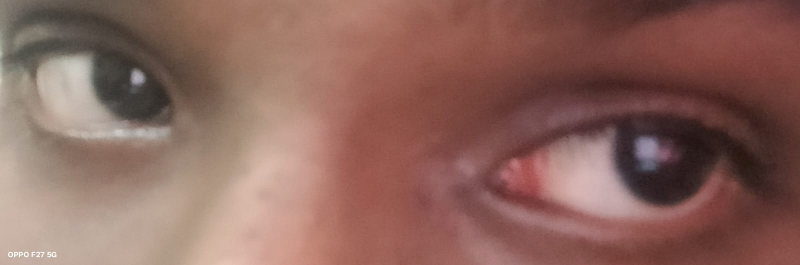
#> input picture test_image.jpeg, 1600 x 530 px (shown at 1/2 size)
$ python fundus_converter.py ../test_image.jpeg out.png
#> lines starting #> are read from the running program, lines starting #| are printed output that depends on the picture; after the words box and inside, x2 and y2 are one past the last pixel; in counts of white or black regions, pixels touching at a corner belong together
### ml/utils.py
"""
Utility functions for the Diabetic Retinopathy Detection system.
"""

import logging
import sys
from pathlib import Path

import numpy as np

sys.path.insert(0, str(Path(__file__).resolve().parent.parent))
from config import CLASS_NAMES, CLASS_SHORT_NAMES, RISK_LEVELS, NUM_CLASSES


def setup_logging(name: str = "dr_detection", level: int = logging.INFO) -> logging.Logger:
    """Configure and return a logger instance."""
    logger = logging.getLogger(name)
    if not logger.handlers:
        logger.setLevel(level)
        handler = logging.StreamHandler(sys.stdout)
        handler.setLevel(level)
        formatter = logging.Formatter(
            "[%(asctime)s] %(levelname)s - %(name)s - %(message)s",
            datefmt="%Y-%m-%d %H:%M:%S",
        )
        handler.setFormatter(formatter)
        logger.addHandler(handler)
    return logger


logger = setup_logging()


def get_class_name(class_index: int) -> str:
    """Return full class name for a given class index."""
    return CLASS_NAMES.get(class_index, "Unknown")


def get_class_short_name(class_index: int) -> str:
    """Return short class name for a given class index."""
    return CLASS_SHORT_NAMES.get(class_index, "Unknown")


def get_risk_level(class_index: int) -> str:
    """Return risk level for a given class index."""
    return RISK_LEVELS.get(class_index, "Unknown")


def probabilities_to_class(probs: np.ndarray) -> int:
    """Convert probability array to predicted class index."""
    return int(np.argmax(probs))


def format_confidence(confidence: float) -> str:
    """Format confidence as a percentage string."""
    return f"{confidence * 100:.1f}%"


# [4 lines left out: function ensure_directories, not called in this run]

### ml/fundus_converter.py
"""
Fundus Image Converter - Transforms regular eye photos into fundus-like images.

This module applies computer vision techniques to convert front-facing eye
photographs into images that resemble retinal fundus photographs, enabling
the diabetic retinopathy model to process them.

DISCLAIMER: This is an experimental preprocessing pipeline. Converting a
front-facing eye photo to a fundus image is an approximation. The resulting
image will NOT contain actual retinal features visible through a fundus camera.
Predictions on converted images should be treated as experimental estimates,
not clinical diagnoses.
"""

import sys
from pathlib import Path

import cv2
import numpy as np
from PIL import Image, ImageFilter, ImageEnhance

sys.path.insert(0, str(Path(__file__).resolve().parent.parent))
from config import IMAGE_SIZE
from ml.utils import logger


class FundusConverter:
    """Converts regular eye photos into fundus-like images."""

    FUNDUS_COLORS = {
        "retina_base": np.array([40, 60, 140]),
        "retina_bright": np.array([30, 100, 200]),
        "optic_disc": np.array([50, 180, 220]),
        "vessel_dark": np.array([20, 30, 80]),
    }

    def convert(self, image_path: str | Path, output_size: int = IMAGE_SIZE) -> dict:
        img = cv2.imread(str(image_path))
        if img is None:
            raise ValueError(f"Could not read image: {image_path}")

        logger.info(f"Input image shape: {img.shape}")

        eye_region = self._detect_and_crop_eye(img)
        fundus = self._apply_fundus_color_transform(eye_region)
        fundus = self._apply_circular_mask(fundus)
        fundus = self._add_retinal_texture(fundus)
        fundus = self._enhance_fundus(fundus)
        fundus = self._apply_vignette(fundus)
        fundus = cv2.resize(fundus, (output_size, output_size))

        return {
            "fundus_image": fundus,
            "original_shape": img.shape,
            "eye_detected": eye_region is not None,
            "conversion_quality": self._estimate_quality(fundus),
        }

    def _detect_and_crop_eye(self, img: np.ndarray) -> np.ndarray:
        h, w = img.shape[:2]
        gray = cv2.cvtColor(img, cv2.COLOR_BGR2GRAY)
        hsv = cv2.cvtColor(img, cv2.COLOR_BGR2HSV)

        eye_mask = self._detect_iris_region(img, gray, hsv)

        if eye_mask is not None:
            coords = cv2.boundingRect(eye_mask.astype(np.uint8))
            x, y, rw, rh = coords
            cx, cy = x + rw // 2, y + rh // 2
            radius = max(rw, rh) // 2
            radius = int(radius * 1.3)

            x1 = max(0, cx - radius)
            y1 = max(0, cy - radius)
            x2 = min(w, cx + radius)
            y2 = min(h, cy + radius)

            cropped = img[y1:y2, x1:x2].copy()
            logger.info(f"Eye detected and cropped to {cropped.shape}")
            return cropped

        logger.info("No specific eye region detected, using center crop")
        side = min(h, w)
        cx, cy = w // 2, h // 2
        x1 = max(0, cx - side // 2)
        y1 = max(0, cy - side // 2)
        return img[y1:y1 + side, x1:x1 + side].copy()

    def _detect_iris_region(self, img: np.ndarray, gray: np.ndarray, hsv: np.ndarray):
        h, w = img.shape[:2]

        circles = cv2.HoughCircles(
            gray, cv2.HOUGH_GRADIENT, dp=1.2, minDist=min(h, w) // 4,
            param1=100, param2=40,
            minRadius=min(h, w) // 8, maxRadius=min(h, w) // 2,
        )

        if circles is not None:
            circles = np.uint16(np.around(circles))
            best = circles[0, 0]
            mask = np.zeros((h, w), dtype=np.uint8)
            cv2.circle(mask, (best[0], best[1]), best[2], 255, -1)
            logger.info(f"Iris detected via HoughCircles at ({best[0]},{best[1]}) r={best[2]}")
            return mask

        lower_skin = np.array([0, 20, 70])
        upper_skin = np.array([25, 150, 255])
        skin_mask = cv2.inRange(hsv, lower_skin, upper_skin)

        lower_dark = np.array([0, 0, 0])
        upper_dark = np.array([180, 255, 60])
        dark_mask = cv2.inRange(hsv, lower_dark, upper_dark)

        eye_region = cv2.bitwise_and(dark_mask, cv2.bitwise_not(skin_mask))

        kernel = cv2.getStructuringElement(cv2.MORPH_ELLIPSE, (15, 15))
        eye_region = cv2.morphologyEx(eye_region, cv2.MORPH_CLOSE, kernel)
        eye_region = cv2.morphologyEx(eye_region, cv2.MORPH_OPEN, kernel)

        contours, _ = cv2.findContours(eye_region, cv2.RETR_EXTERNAL, cv2.CHAIN_APPROX_SIMPLE)
        if contours:
            largest = max(contours, key=cv2.contourArea)
            if cv2.contourArea(largest) > (h * w * 0.005):
                mask = np.zeros((h, w), dtype=np.uint8)
                cv2.drawContours(mask, [largest], -1, 255, -1)
                logger.info("Eye region detected via color segmentation")
                return mask

        return None

    def _apply_fundus_color_transform(self, img: np.ndarray) -> np.ndarray:
        hsv = cv2.cvtColor(img, cv2.COLOR_BGR2HSV).astype(np.float32)

        h, s, v = hsv[:,:,0], hsv[:,:,1], hsv[:,:,2]

        h_new = np.clip(h * 0.3 + 5, 0, 179)
        s_new = np.clip(s * 1.4 + 30, 0, 255)
        v_new = np.clip(v * 0.65 + 20, 0, 255)

        hsv[:,:,0] = h_new
        hsv[:,:,1] = s_new
        hsv[:,:,2] = v_new

        fundus_hsv = hsv.astype(np.uint8)
        fundus_bgr = cv2.cvtColor(fundus_hsv, cv2.COLOR_HSV2BGR)

        b, g, r = cv2.split(fundus_bgr)
        b = np.clip(b * 1.3 + 15, 0, 255).astype(np.uint8)
        g = np.clip(g * 0.9 + 5, 0, 255).astype(np.uint8)
        r = np.clip(r * 0.7, 0, 255).astype(np.uint8)

        fundus_bgr = cv2.merge([b, g, r])

        lab = cv2.cvtColor(fundus_bgr, cv2.COLOR_BGR2LAB)
        l, a, b = cv2.split(lab)
        clahe = cv2.createCLAHE(clipLimit=3.0, tileGridSize=(8, 8))
        l = clahe.apply(l)
        lab = cv2.merge([l, a, b])
        fundus_bgr = cv2.cvtColor(lab, cv2.COLOR_LAB2BGR)

        logger.info("Fundus color transform applied")
        return fundus_bgr

    def _apply_circular_mask(self, img: np.ndarray) -> np.ndarray:
        h, w = img.shape[:2]
        mask = np.zeros((h, w), dtype=np.uint8)
        center = (w // 2, h // 2)
        radius = min(h, w) // 2 - 2
        cv2.circle(mask, center, radius, 255, -1)

        mask_blur = cv2.GaussianBlur(mask, (21, 21), 10)
        mask_3ch = cv2.merge([mask_blur, mask_blur, mask_blur]).astype(np.float32) / 255.0

        black = np.zeros_like(img, dtype=np.float32)
        result = (img.astype(np.float32) * mask_3ch + black * (1 - mask_3ch)).astype(np.uint8)

        logger.info("Circular fundus mask applied")
        return result

    def _add_retinal_texture(self, img: np.ndarray) -> np.ndarray:
        h, w = img.shape[:2]
        overlay = img.copy()

        np.random.seed(42)

        vessel_layer = np.zeros((h, w), dtype=np.float32)
        for _ in range(5):
            x1 = np.random.randint(0, w)
            y1 = np.random.randint(0, h)
            x2 = np.random.randint(w // 4, 3 * w // 4)
            y2 = np.random.randint(h // 4, 3 * h // 4)
            thickness = np.random.randint(1, 3)
            cv2.line(vessel_layer, (x1, y1), (x2, y2), 0.3, thickness)

        vessel_layer = cv2.GaussianBlur(vessel_layer, (15, 15), 5)
        overlay = cv2.addWeighted(overlay, 0.92,
                                   cv2.merge([vessel_layer * 80, vessel_layer * 40, vessel_layer * 20]).astype(np.uint8),
                                   0.08, 0)

        center = (w // 2, h // 2)
        radius = min(h, w) // 8
        optic_disc = np.zeros((h, w, 3), dtype=np.float32)
        cv2.circle(optic_disc, (int(center[0] + w * 0.1), center[1]), radius, (80, 160, 200), -1)
        optic_disc = cv2.GaussianBlur(optic_disc, (31, 31), 15)
        overlay = cv2.addWeighted(overlay, 0.88, optic_disc.astype(np.uint8), 0.12, 0)

        logger.info("Retinal texture overlay applied")
        return overlay

    def _enhance_fundus(self, img: np.ndarray) -> np.ndarray:
        pil_img = Image.fromarray(cv2.cvtColor(img, cv2.COLOR_BGR2RGB))

        enhancer = ImageEnhance.Contrast(pil_img)
        pil_img = enhancer.enhance(1.3)

        enhancer = ImageEnhance.Color(pil_img)
        pil_img = enhancer.enhance(1.2)

        enhancer = ImageEnhance.Sharpness(pil_img)
        pil_img = enhancer.enhance(1.1)

        return cv2.cvtColor(np.array(pil_img), cv2.COLOR_RGB2BGR)

    def _apply_vignette(self, img: np.ndarray) -> np.ndarray:
        h, w = img.shape[:2]
        X = cv2.getGaussianKernel(w, w * 0.6)
        Y = cv2.getGaussianKernel(h, h * 0.6)
        vignette = Y * X.T
        vignette = vignette / vignette.max()
        vignette = np.power(vignette, 0.8)

        vignette_3ch = cv2.merge([vignette, vignette, vignette])
        result = (img.astype(np.float32) * vignette_3ch).astype(np.uint8)

        logger.info("Vignette effect applied")
        return result

    def _estimate_quality(self, fundus: np.ndarray) -> str:
        hsv = cv2.cvtColor(fundus, cv2.COLOR_BGR2HSV)
        h_mean = hsv[:,:,0].mean()
        s_mean = hsv[:,:,1].mean()

        h, w = fundus.shape[:2]
        center = fundus[h//4:3*h//4, w//4:3*w//4]
        edge_top = fundus[:h//8, :]
        center_bright = center.mean()
        edge_bright = edge_top.mean()

        if s_mean > 60 and 5 < h_mean < 25 and center_bright > edge_bright * 1.2:
            return "good"
        elif s_mean > 30 and center_bright > edge_bright:
            return "moderate"
        else:
            return "low"


def convert_to_fundus(image_path: str | Path, output_size: int = IMAGE_SIZE) -> dict:
    """Convenience function to convert an image to fundus-like appearance."""
    converter = FundusConverter()
    result = converter.convert(image_path, output_size)
    return result


def save_converted_fundus(image_path: str | Path, output_path: str | Path | None = None) -> str:
    """Convert and save fundus-like image. Returns the output path."""
    result = convert_to_fundus(image_path)
#> in convert, img is the input picture: shape (530, 1600, 3); mean B, G, R 92.7, 101.3, 140.1
#| [2026-11-20 12:09:28] INFO - dr_detection - Input image shape: (530, 1600, 3)
#> in _detect_and_crop_eye, `gray = cv2.cvtColor(img, cv2.COLOR_BGR2GRAY)`:
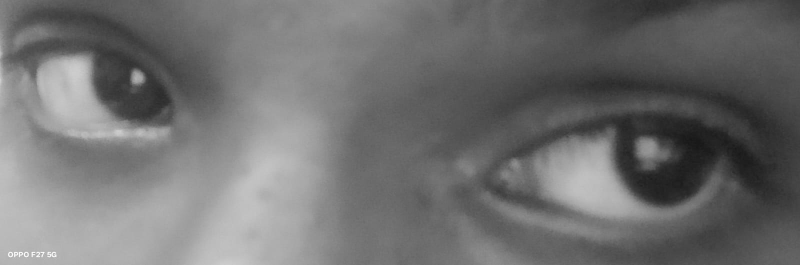
#> gray: shape (530, 1600) (shown at 1/2 size); min 22, max 254, mean 111.9
#> in _detect_and_crop_eye, `hsv = cv2.cvtColor(img, cv2.COLOR_BGR2HSV)`: hsv: shape (530, 1600, 3); mean H, S, V 19.4, 90.2, 140.1
#> in _detect_iris_region, `circles = cv2.HoughCircles( gray, cv2.HOUGH_GRADIENT, dp=1.2, minDist=..`: circles = None
#> in _detect_iris_region, `skin_mask = cv2.inRange(hsv, lower_skin, upper_skin)`:
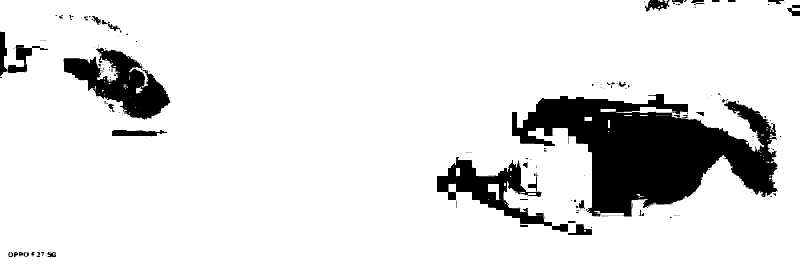
#> skin_mask: shape (530, 1600) (shown at 1/2 size); 88% white; 228 black regions (187 under 20 px), largest, box (x1, y1, x2, y2) and area: (1024, 188, 1555, 433) 68349, (127, 96, 341, 239) 14045, (874, 314, 1136, 464) 11327
#> in _detect_iris_region, `dark_mask = cv2.inRange(hsv, lower_dark, upper_dark)`: dark_mask: shape (530, 1600); 3.3% white; 81 white regions (70 under 20 px), largest, box (x1, y1, x2, y2) and area: (1238, 235, 1537, 406) 24446, (282, 159, 338, 234) 1812, (219, 152, 257, 195) 522
#> in _detect_iris_region, `eye_region = cv2.morphologyEx(eye_region, cv2.MORPH_CLOSE, kernel)`: eye_region: shape (530, 1600); 3.7% white; 9 white regions (5 under 20 px), largest, box (x1, y1, x2, y2) and area: (1238, 235, 1549, 406) 25541, (263, 159, 338, 235) 3241, (209, 106, 276, 197) 1967, (1489, 221, 1530, 256) 455
#> in _detect_iris_region, `eye_region = cv2.morphologyEx(eye_region, cv2.MORPH_OPEN, kernel)`:
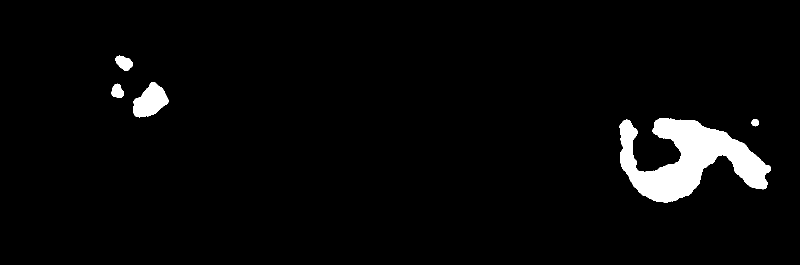
#> eye_region: shape (530, 1600) (shown at 1/2 size); 3.5% white; 5 white regions
#> in _detect_iris_region, `contours, _ = cv2.findContours(eye_region, cv2.RETR_EXTERNAL, cv2.CHAI..`: contours = 5 contours; box (x1, y1, x2, y2) and area: (1239, 236, 1542, 406) 24634, (266, 164, 337, 235) 3048, (231, 111, 266, 142) 662, (223, 167, 248, 196) 480, (1503, 238, 1518, 253) 148
#> in _detect_iris_region, `largest = max(contours, key=cv2.contourArea)`: largest = contour of 516 points, box (x1, y1, x2, y2) (1239, 236, 1542, 406), area 24634
#> in _detect_iris_region, `cv2.drawContours(mask, [largest], -1, 255, -1)`: mask: shape (530, 1600); 3% white; 1 white region, box (x1, y1, x2, y2) and area: (1239, 236, 1542, 406) 25150
#> in _detect_and_crop_eye, `coords = cv2.boundingRect(eye_mask.astype(np.uint8))`: coords = (1239, 236, 303, 170)
#> in _detect_and_crop_eye, `x, y, rw, rh = coords`: x = 1239; y = 236; rw = 303; rh = 170
#> in _detect_and_crop_eye, `cx, cy = x + rw // 2, y + rh // 2`: cx = 1390; cy = 321
#> in _detect_and_crop_eye, `radius = max(rw, rh) // 2`: radius = 151
#> in _detect_and_crop_eye, `radius = int(radius * 1.3)`: radius = 196
#> in _detect_and_crop_eye, `x1 = max(0, cx - radius)`: x1 = 1194
#> in _detect_and_crop_eye, `y1 = max(0, cy - radius)`: y1 = 125
#> in _detect_and_crop_eye, `x2 = min(w, cx + radius)`: x2 = 1586
#> in _detect_and_crop_eye, `y2 = min(h, cy + radius)`: y2 = 517
#| [2026-11-20 12:09:28] INFO - dr_detection - Eye detected and cropped to (392, 392, 3)
#> in _apply_fundus_color_transform, `lab = cv2.cvtColor(fundus_bgr, cv2.COLOR_BGR2LAB)`: lab: shape (392, 392, 3); mean of channels 0, 1, 2 49.7, 134.5, 128.2
#> in _apply_fundus_color_transform, `lab = cv2.merge([l, a, b])`: lab: shape (392, 392, 3); mean of channels 0, 1, 2 72.5, 134.5, 128.2
#> in _apply_circular_mask, `cv2.circle(mask, center, radius, 255, -1)`:
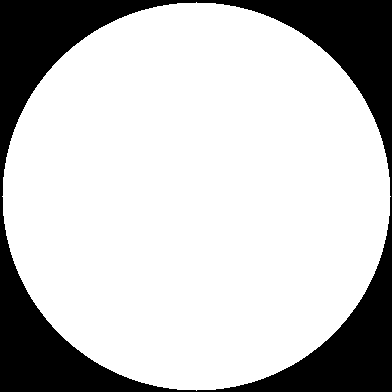
#> mask: shape (392, 392); 76.9% white; 1 black region, box (x1, y1, x2, y2) and area: (0, 0, 392, 392) 35451
#> after the loop in _add_retinal_texture, `for _ in range(5):`:
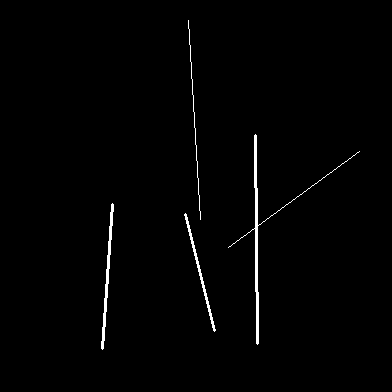
#> vessel_layer: shape (392, 392) float32; values 0 (black) and 0.3 (white), 1.1% white; 4 white regions, box (x1, y1, x2, y2) and area: (228, 134, 360, 345) 758, (101, 203, 114, 350) 435, (184, 213, 216, 332) 324, (188, 20, 201, 220) 200
#> in _enhance_fundus, `pil_img = enhancer.enhance(1.2)`:
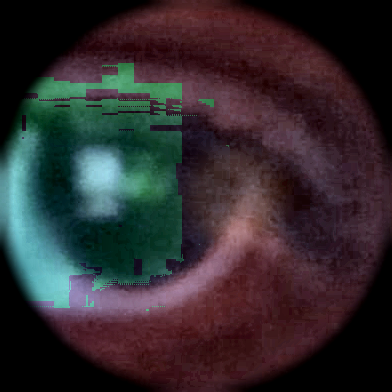
#> pil_img: PIL image 392x392 RGB; mean R, G, B 49.2, 43, 46
#> in _apply_vignette, `result = (img.astype(np.float32) * vignette_3ch).astype(np.uint8)`:
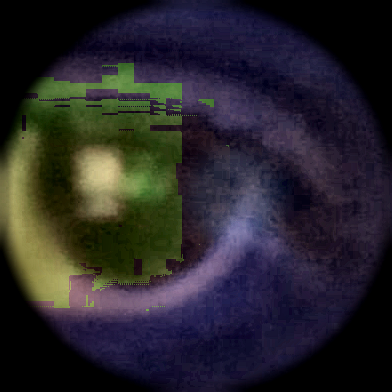
#> result: shape (392, 392, 3); mean R, G, B 39.7, 37.1, 42.3
#> in _estimate_quality, `h_mean = hsv[:,:,0].mean()`: h_mean = 110.9
#> in _estimate_quality, `s_mean = hsv[:,:,1].mean()`: s_mean = 114.5
#> in _estimate_quality, `center_bright = center.mean()`: center_bright = 58.01
#> in _estimate_quality, `edge_bright = edge_top.mean()`: edge_bright = 14.71
#> in convert_to_fundus, `result = converter.convert(image_path, output_size)`: result = 4 items
#> result = 4 items

    if output_path is None:
        stem = Path(image_path).stem
        output_path = Path(image_path).parent / f"{stem}_fundus_converted.png"

    fundus_img = result["fundus_image"]
    fundus_rgb = cv2.cvtColor(fundus_img, cv2.COLOR_BGR2RGB)
    Image.fromarray(fundus_rgb).save(str(output_path))

    logger.info(f"Fundus-converted image saved to {output_path}")
    logger.info(f"  Quality: {result['conversion_quality']}")
#| [2026-11-20 12:09:29] INFO - dr_detection -   Quality: moderate
    logger.info(f"  Eye detected: {result['eye_detected']}")
#| [2026-11-20 12:09:29] INFO - dr_detection -   Eye detected: True

    return str(output_path)


if __name__ == "__main__":
    if len(sys.argv) < 2:
        print("Usage: python -m ml.fundus_converter <image_path> [output_path]")
        sys.exit(1)

    image_path = sys.argv[1]
    output_path = sys.argv[2] if len(sys.argv) > 2 else None

    result_path = save_converted_fundus(image_path, output_path)
    print(f"Converted fundus image saved: {result_path}")
